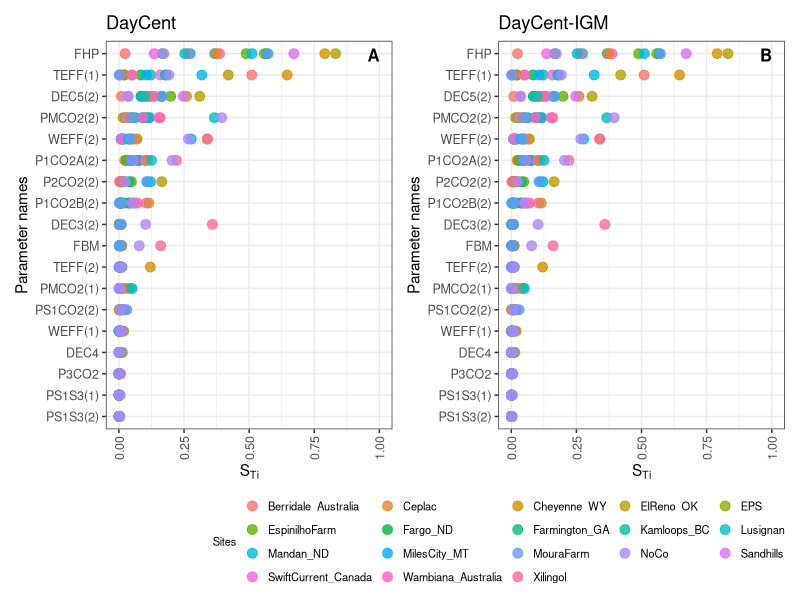

Recreate this plot in R.
library(ggplot2)
library(patchwork)
library(forcats)

make_plot <- function(wd_path, title_text, letter, x_pos, l_pos) {
  setwd(wd_path)
  
  df <- read.csv("all_sa.csv")
  
  new_colnames <- c()
  for (i in colnames(df)) {
    if (i == colnames(df)[1]) {
      new_colnames <- c(new_colnames, "var")
    } else {
      new_colnames <- c(new_colnames, paste0(gsub(".1", "", i), "_", df[1,i]))
    }
  }
  colnames(df) <- new_colnames
  df <- df[-1, ]
  
  selected_cols <- c("var")
  for (i in colnames(df)) {
    if (grepl("ST", i)) {
      selected_cols <- c(selected_cols, i)
    }
  }
  df <- df[selected_cols]
  
  result_list <- list()
  for (i in colnames(df)) {
    if (i != "var") {
      df_temp <- df[c("var", i)]
      df_temp$site <- i
      colnames(df_temp) <- c("var", "value", "site")
      result_list[[i]] <- df_temp
    }
  }
  
  final_df <- do.call(rbind, result_list)
  rownames(final_df) <- NULL
  final_df$value <- as.numeric(final_df$value)
  var_order <- names(sort(tapply(final_df$value, final_df$var, mean), decreasing = TRUE))
  final_df$var <- factor(final_df$var, levels = var_order)
  final_df$site <- gsub("_ST", "", final_df$site)
  
  print(var_order)
  
  xintercept = 10.5
  y_breaks <- seq_along(levels(final_df$var))
  y_labels <- levels(final_df$var)
  
  g <- ggplot(final_df, aes(x = value, y = var, color = site)) +
    geom_point(size = 3, alpha = 0.8) +
    # geom_hline(yintercept = if (l_pos == "none") 8.5 else 13.5, linetype = "dashed", color = "black", linewidth = 0.4) +  # <-- added line
    scale_x_continuous(limits = c(0, 1)) +
    scale_y_discrete(limits = rev(y_labels)) +
    labs(
      y = "Parameter names",
      x = expression(S[Ti]),
      color = "Sites",
      title = title_text
    ) +
    labs(tag = letter) +
    theme_bw() +
    theme(
      plot.tag.position = c(0.95, 0.93),
      plot.tag = element_text(size = 12, face = "bold"),
      axis.text.x = element_text(size = 9, angle = 90, vjust = 0.5, hjust = 1),
      axis.title.x = element_text(size = 11),
      legend.title = element_text(size = 8),
      legend.text = element_text(size = 8),
      legend.key.height = unit(0.8, "lines"),
      legend.spacing.y = unit(0.2, "lines"),
      legend.position = "none",
      axis.text.y  = element_text(size = 9),
      axis.title.y = element_text(size = 11)
    )
  
  return(g)
}


wd1 <- "D:/comet-farm-daycent-model-source-code-main/Test with exp sites/mt/multi_main_ORG"
wd2 <- "D:/comet-farm-daycent-model-source-code-main/Test with exp sites/mt/multi_main_MOD"

plot1 <- make_plot(wd1, "DayCent", "A", 0.7, "none")
plot2 <- make_plot(wd2, "DayCent-IGM", "B", 0.7, "right")


setwd("D:/comet-farm-daycent-model-source-code-main/Test with exp sites")
combined_plot <- (plot1 | plot2) +
  plot_layout(guides = "collect") &
  theme(legend.position = "bottom",
        legend.justification = "right",
        #legend.box.just = "left",
        legend.spacing.x = unit(0.1, "lines"),
        legend.spacing.y = unit(0, "lines"),
        legend.key.width = unit(0.8, "lines"),
        legend.key.height = unit(0.8, "lines"),
        legend.margin = margin(0, 0, 0, 0)) & 
  guides(color = guide_legend(ncol = 5,
                              byrow = TRUE,
                              override.aes = list(size = 3)))

ggsave(
  "sens_plot_combined.png",
  plot = combined_plot,
  width = 6.5,
  height = 6.5,   # taller since stacked
  units = "in",
  dpi = 300
)
